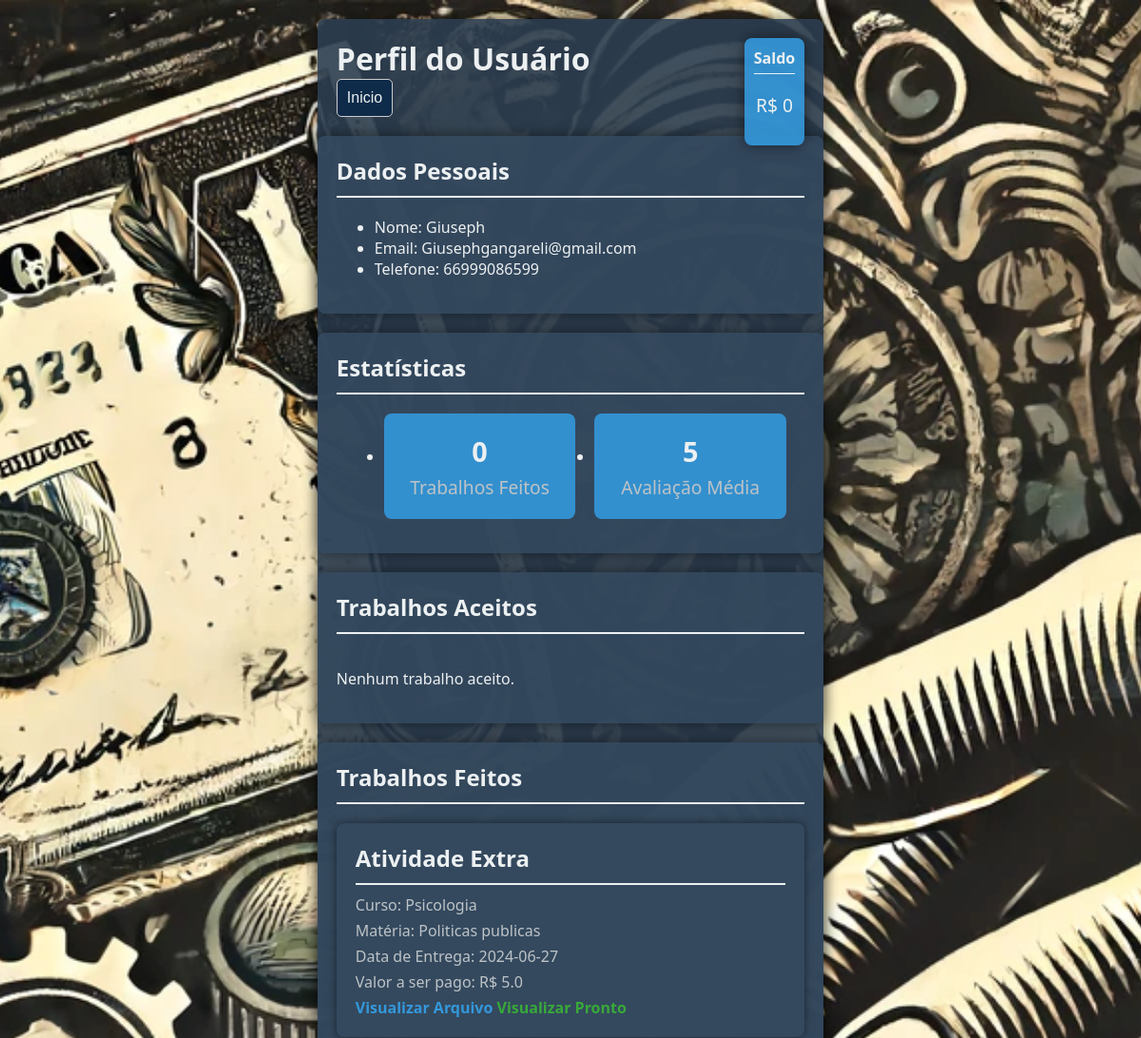
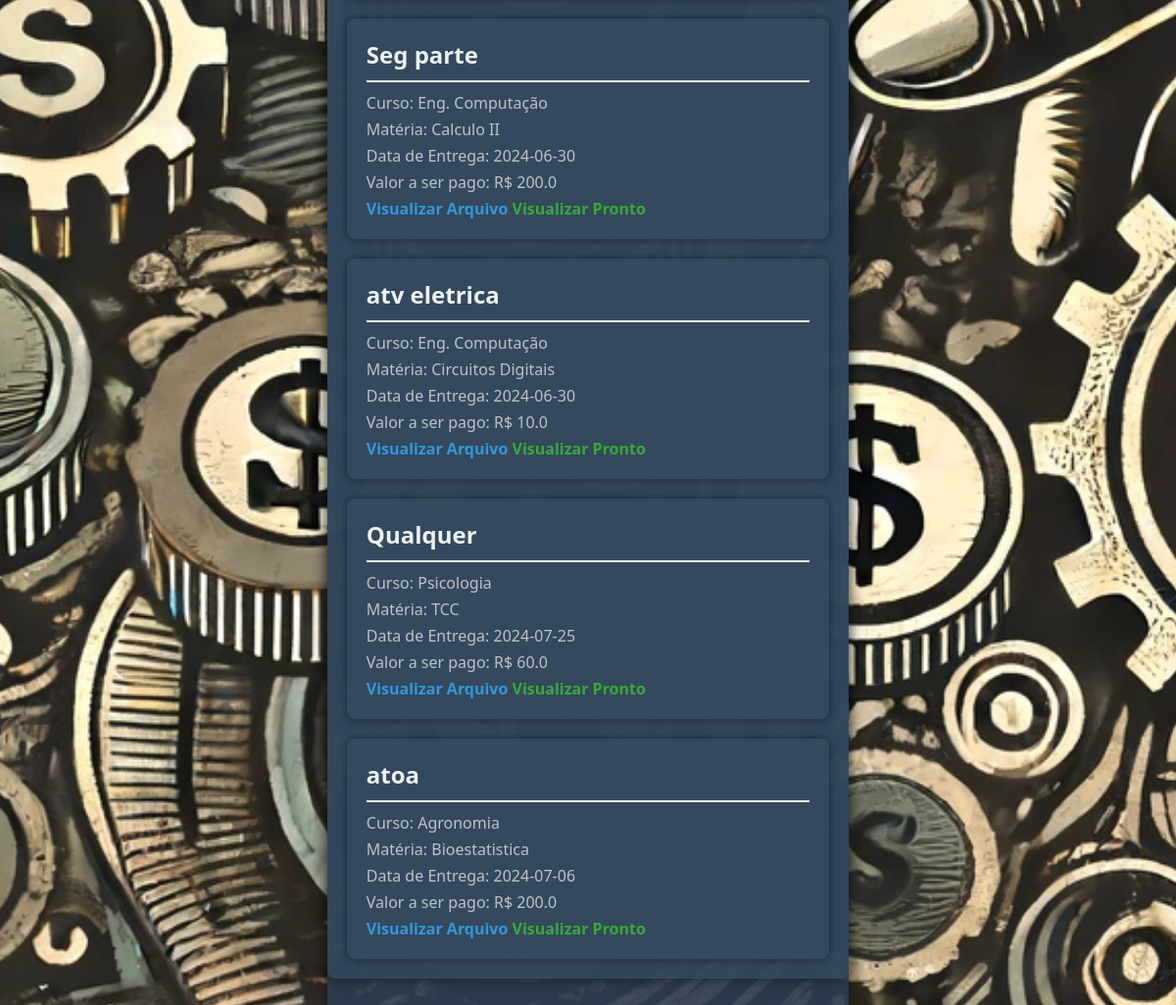
/1perfil/, run on the app's committed database (2 pictures, top to bottom).
### socorro_app/models.py (models this page shows, shortened)
class Usuario(models.Model):
    id_usuario = models.AutoField(primary_key=True)
    nome = models.TextField(max_length=255)
    cell = models.IntegerField()
    saldo = models.IntegerField()
    chave_pix = models.CharField(max_length=200)
    gmail = models.EmailField(max_length=500)
    senha = models.CharField(max_length=100)
    Trabalhos_aceitos = models.CharField(max_length=100)
    Trabalhos_feitos = models.CharField(max_length=100)

class Trabalhos_fazer(models.Model):
    curso_trab = models.ForeignKey(Cursos_class, on_delete=models.CASCADE)
    fazer_materia = models.ForeignKey(Materias_class, on_delete=models.CASCADE)
    trabalho = models.CharField(max_length=200)
    trabalho_cm_pronto = models.FileField(upload_to='pronto/')
    quem_pediu_fazer = models.CharField(max_length=200)
    quem_fez = models.FloatField()
    quem_pago=models.CharField(max_length=1000)
    data = models.CharField(max_length=100)
    valor_afazer = models.FloatField()
    pago = models.FloatField()

class Cursos_class(models.Model):
    cursos = models.CharField(max_length=200)

class Materias_class(models.Model):
    pai = models.ForeignKey(Cursos_class, on_delete=models.CASCADE)
    materias = models.CharField(max_length=200)

class TrabalhoArquivo(models.Model):
    trabalho = models.ForeignKey(Trabalhos_fazer, related_name='arquivos', on_delete=models.CASCADE)
    arquivo = models.FileField(upload_to='uploads/')

### socorro_app/views.py (the view)
# urls.py: path('<int:id_usu>perfil/', views.perfil_usu, name='perfil'),
def perfil_usu(request, id_usu):
    usu = Usuario.objects.get(id_usuario=id_usu)
    trabalhos_ids = [int(id.strip()) for id in usu.Trabalhos_aceitos.split(',') if id.strip().isdigit()]
    trabalhos = Trabalhos_fazer.objects.filter(id__in=trabalhos_ids)
    trabalhos_ = [int(id.strip()) for id in usu.Trabalhos_feitos.split(',') if id.strip().isdigit()]
    trabalho_f = Trabalhos_fazer.objects.filter(id__in=trabalhos_)
    return render(request, 'socorro_app/perfil.html',{"usu":usu,"trabalhos":trabalhos,"feitos":trabalho_f})

### socorro_app/templates/socorro_app/perfil.html (shortened to what this page needs)
<!DOCTYPE html>
<html lang="pt-BR">
<head>
    {% load static %}
    <link rel="stylesheet" href="{% static 'css/style_4 .css' %}">
</head>
<body>
    <div class="container">
        <div class="header">
            <h1>Perfil do Usuário</h1>
            <form action="{% url 'socorro_app:inicio' id_usu=usu.id_usuario %}">
                <button type="submit">Inicio</button>
            </form>
        </div>
        <div class="profile-section">
            <div>
                <h2>Dados Pessoais</h2>
                <ul class="profile-details">
                    <li>Nome: {{ usu.nome }}</li>
                    <li>Email: {{ usu.gmail }}</li>
                    <li>Telefone: {{ usu.cell }}</li>
                </ul>
            </div>
        </div>
        <div class="balance">
            <h3>Saldo</h3>
            <p>R$ {{ usu.saldo }}</p>
        </div>
        <div class="profile-section">
            <h2>Estatísticas</h2>
            <ul class="stats">
                <li class="stat-item">
                    <h3>0</h3>
                    <p>Trabalhos Feitos</p>
                </li>
                <li class="stat-item">
                    <h3>5</h3>
                    <p>Avaliação Média</p>
                </li>
            </ul>
        </div>
        <div class="profile-section">
            <h2>Trabalhos Aceitos</h2>
            <div class="jobs">
                {% for trabalho in trabalhos %}
                <div class="job-block">
                    <h2>{{ trabalho.trabalho }}</h2>
                    <p>Curso: {{ trabalho.curso_trab.cursos }}</p>
                    <p>Matéria: {{ trabalho.fazer_materia.materias }}</p>
                    <p>Data de Entrega: {{ trabalho.data }}</p>
                    <p>Valor disposto a pagar: R$ {{ trabalho.valor_afazer }}</p>
                    {% for arquivo in trabalho.arquivos.all %}
                    <a href="{{ arquivo.arquivo.url }}" target="_blank">Visualizar Arquivo</a>
                    {% endfor %}
                    <form action="{% url 'socorro_app:entrega' id_usu=usu.id_usuario trabalho=trabalho.id %}" method="get">
                        <button >Entregar Trabalho</button>
                    </form>
                </div>
                {% empty %}
                <p>Nenhum trabalho aceito.</p>
                {% endfor %}
            </div>
        </div>
        <div class="profile-section">
            <h2>Trabalhos Feitos</h2>
            <div class="jobs">
                {% for trabalho in feitos %}
                <div class="job-block">
                    <h2>{{ trabalho.trabalho }}</h2>
                    <p>Curso: {{ trabalho.curso_trab.cursos }}</p>
                    <p>Matéria: {{ trabalho.fazer_materia.materias }}</p>
                    <p>Data de Entrega: {{ trabalho.data }}</p>
                    <p>Valor a ser pago: R$ {{ trabalho.pago }}</p>
                    {% for arquivo in trabalho.arquivos.all %}
                    <a href="{{ arquivo.arquivo.url }}" target="_blank">Visualizar Arquivo</a>
                    {% endfor %}
                    <a href="{{ trabalho.trabalho_cm_pronto.url }}" target="_blank" style="color: rgb(57, 169, 57);">Visualizar Pronto</a>
                </div>
                {% empty %}
                <p>Nenhum trabalho feito.</p>
                {% endfor %}
            </div>
        </div>
    </div>
</body>
</html>

### socorro_app/static/css/style_4 .css (style rules this page uses)
body { background-color: #1e1e1e; font-family: 'Segoe UI', Tahoma, Geneva, Verdana, sans-serif; margin: 0; padding: 0; display: flex; justify-content: center; align-items: flex-start; min-height: 100vh; background-image: url('/static/imgs/fundo_4.webp'); background-size: cover; background-position: center; background-attachment: fixed; overflow-y: auto; }
.container { max-width: 45%; background-color: rgba(44, 62, 80, 0.9); border-radius: 8px; box-shadow: 0 0 15px rgba(0, 0, 0, 0.5); padding: 20px; display: flex; flex-direction: column; align-items: center; color: #ecf0f1; margin: 20px; transition: transform 0.3s ease, box-shadow 0.3s ease; position: relative; }
.header { width: 100%; display: absolute; justify-content: space-between; align-items: center; margin-bottom: 20px; }
.header button { padding: 10px; font-size: 1rem; border-radius: 5px; display: flex; border: 1px solid #ccc; background-color: #0e2b49; color: #ecf0f1; transition: background-color 0.3s ease, transform 0.3s ease; }
.header h1 { margin: 0; color: #ecf0f1; font-size: 2rem; animation: glow 2s infinite alternate; }
.profile-section { width: 100%; background-color: rgba(52, 73, 94, 0.9); border-radius: 8px; padding: 20px; box-shadow: 0 0 15px rgba(0, 0, 0, 0.5); margin-bottom: 20px; animation: fadeInUp 1s ease; }
.profile-section h2 { margin-top: 0; color: #ecf0f1; font-size: 1.5rem; border-bottom: 2px solid #ecf0f1; padding-bottom: 10px; }
.jobs { display: flex; flex-direction: column; gap: 20px; }
.job-block { background-color: #34495e; padding: 20px; border-radius: 8px; box-shadow: 0 0 10px rgba(0, 0, 0, 0.5); transition: transform 0.3s ease, box-shadow 0.3s ease; }
.job-block h2 { font-size: 1.5rem; margin-bottom: 10px; color: #ecf0f1; }
.job-block p { font-size: 1rem; margin: 5px 0; color: #bdc3c7; }
.job-block a { color: #3498db; display: absolute; text-decoration: none; font-weight: bold; transition: color 0.3s ease; }
.balance { position: absolute; top: 20px; right: 20px; background-color: rgba(52, 152, 219, 0.9); border-radius: 8px; padding: 10px; text-align: center; box-shadow: 0 0 15px rgba(0, 0, 0, 0.5); animation: fadeInUp 1s ease; }
.balance h3 { margin: 0; color: #ecf0f1; font-size: 1rem; border-bottom: 1px solid #ecf0f1; padding-bottom: 5px; }
.balance p { font-size: 1.2rem; color: #ecf0f1; }
.stats { display: flex; justify-content: space-between; width: 90%; }
.stat-item { background-color: rgba(52, 152, 219, 0.9); border-radius: 8px; padding: 20px; text-align: center; flex: 1; margin: 0 10px; transition: transform 0.3s ease; }
.stat-item h3 { margin: 0; color: #ecf0f1; font-size: 1.8rem; }
.stat-item p { margin: 5px 0 0; color: #bdc3c7; font-size: 1.2rem; }

### data on the page
Usuario: nome "Giuseph", gmail "Giusephgangareli@gmail.com", cell "66999086599", saldo "0"
Trabalhos_fazer: trabalho "Atividade Extra", curso_trab.cursos "Psicologia", fazer_materia.materias "Politicas publicas", data "2024-06-27", pago "5.0"
Trabalhos_fazer: trabalho "Seg parte", curso_trab.cursos "Eng. Computação", fazer_materia.materias "Calculo II", data "2024-06-30", pago "200.0"
Trabalhos_fazer: trabalho "atv eletrica", curso_trab.cursos "Eng. Computação", fazer_materia.materias "Circuitos Digitais", data "2024-06-30", pago "10.0"
Trabalhos_fazer: trabalho "Qualquer", curso_trab.cursos "Psicologia", fazer_materia.materias "TCC", data "2024-07-25", pago "60.0"
Trabalhos_fazer: trabalho "atoa", curso_trab.cursos "Agronomia", fazer_materia.materias "Bioestatistica", data "2024-07-06", pago "200.0"
